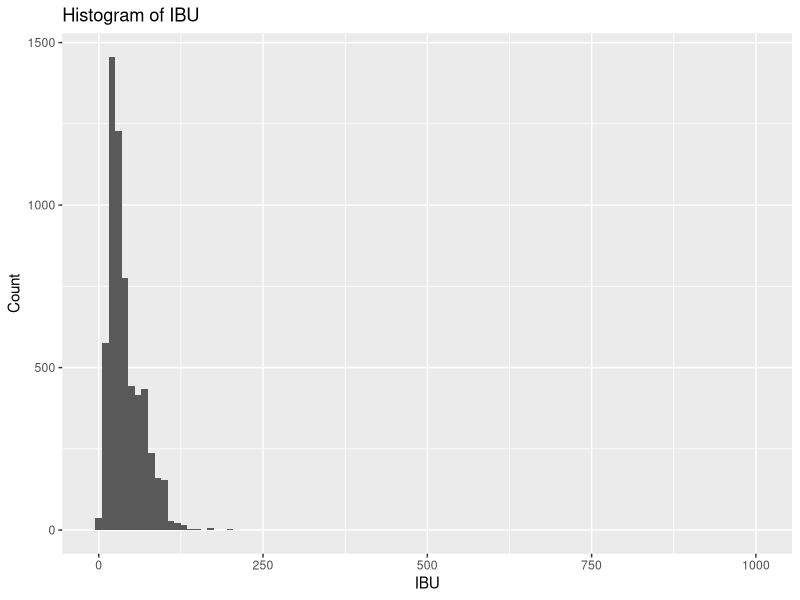
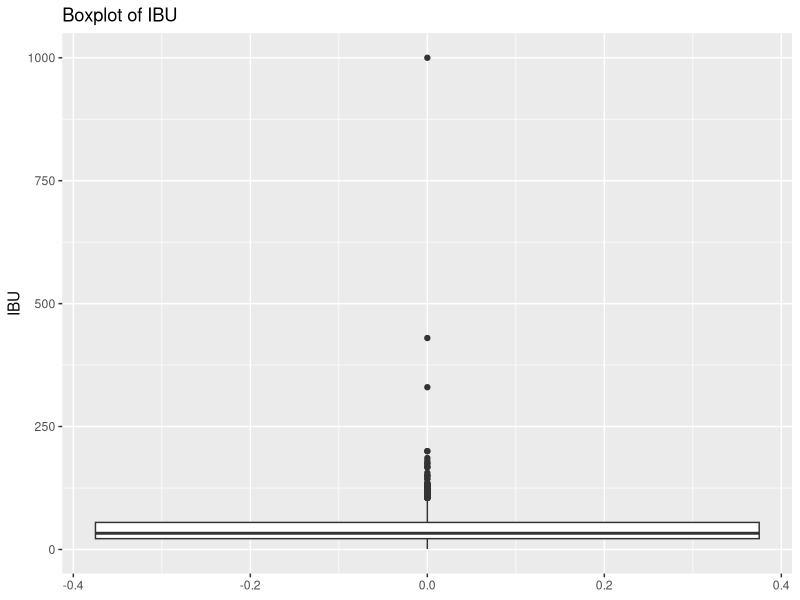
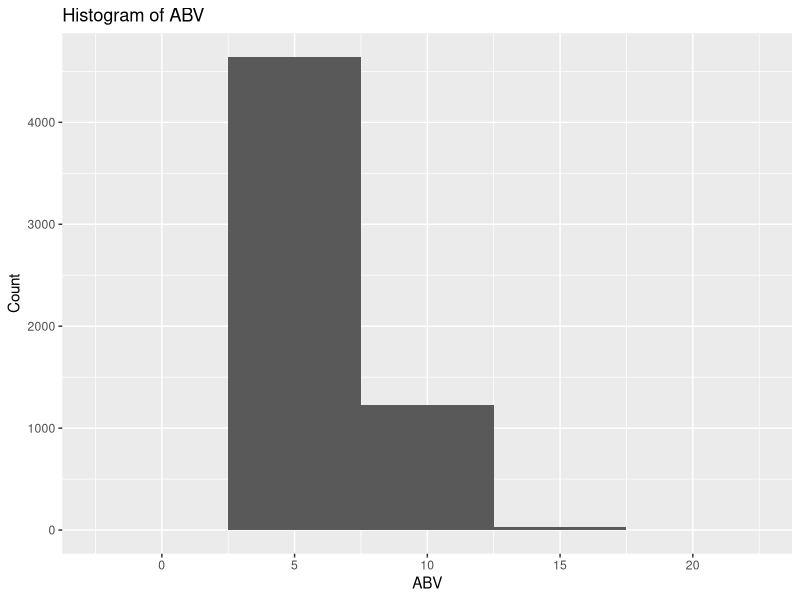
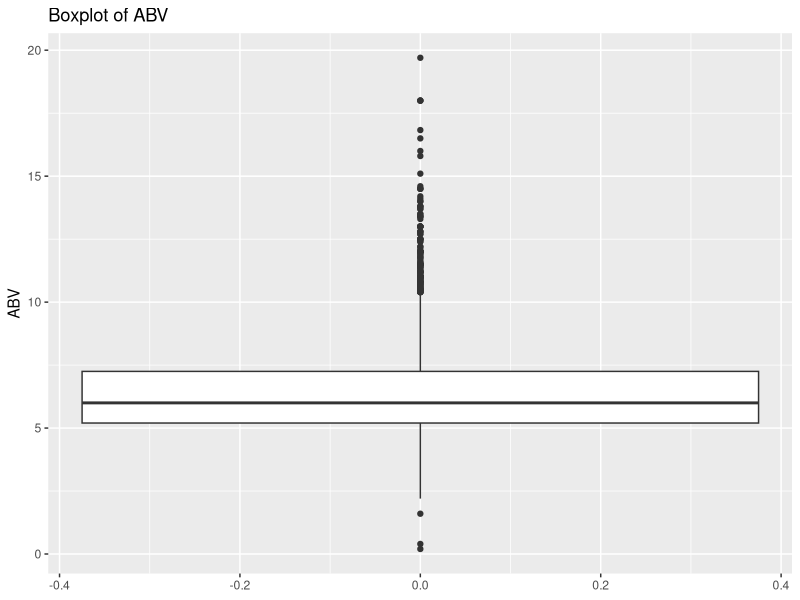
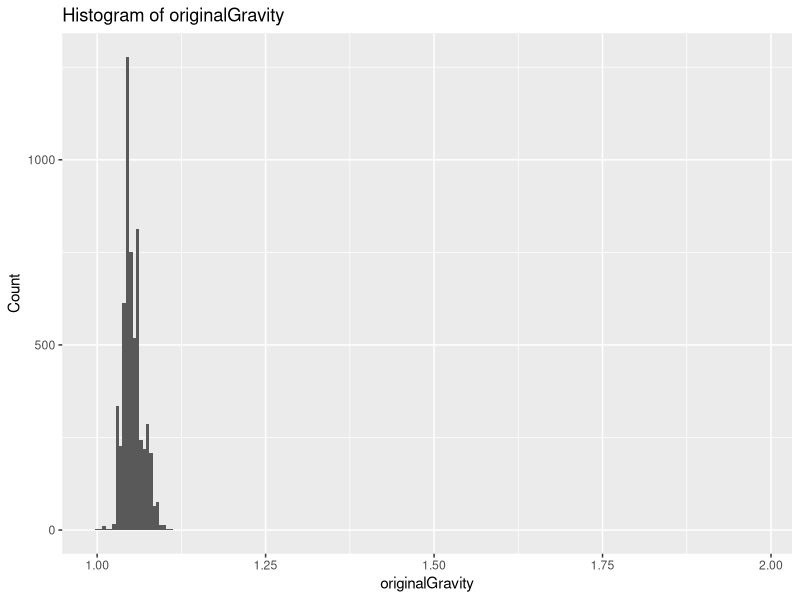
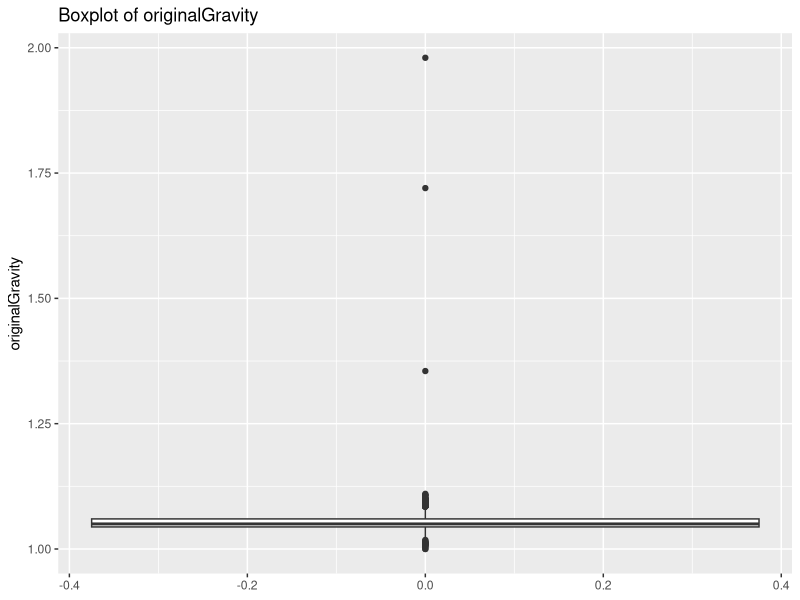

Recreate these plots in R, in order. (Note: this script raises an error after producing the figures.)
## ---- chunk 1
install.packages("tidyverse")
library(tidyverse)
## ---- chunk 2
install.packages("ggplot2")
library(ggplot2)
install.packages("RColorBrewer")
library(RColorBrewer)
## ---- chunk 3
beerdf = read.csv("beer_train.csv")
#head(beerdf)
View(beerdf)
dim(beerdf)
colnames(beerdf)
## ---- chunk 4
#table(beerdf$isOrganic)
beerdf$isOrganic[which(beerdf$isOrganic=="Y")] <- 1

beerdf$isOrganic[which(beerdf$isOrganic=="N")] <- 0

beerdf$isOrganic <- as.numeric(beerdf$isOrganic)

View(beerdf)
#table(beerdf$isOrganic)
## ---- chunk 5
# Number of missing data values in glass 
sum(beerdf$glass == "")
## ---- chunk 6
beerdf_new <- subset(beerdf, select = -c(available, description, glass, name))

View(beerdf_new)
dim(beerdf_new)
colnames(beerdf_new)
## ---- chunk 7
summary(beerdf_new)
typeof(beerdf_new)
## ---- chunk 8
# IBU Histogram
ggplot(data = beerdf_new, aes(x = ibu)) +
  geom_histogram(binwidth = 10) +
  labs(title = "Histogram of IBU", x = "IBU", y = "Count") + 
  scale_color_brewer(palette = "Pastel1")
## ---- chunk 9
# Observing Outliers visullay for IBU using Bolxplot
ggplot(data = beerdf_new, aes(y = ibu)) +
  geom_boxplot() +
  labs(title = "Boxplot of IBU", y = "IBU") + 
  scale_color_brewer(palette = "Pastel1")
## ---- chunk 10
# Constructing our upper and lowerbounds
Q1 <- quantile(beerdf_new$ibu, 0.25)
Q3 <- quantile(beerdf_new$ibu, 0.75)
IQR <- Q3 - Q1

lower_bound <- Q1 - 1.5 * IQR
upper_bound <- Q3 + 1.5 * IQR

# Identifying our outliers
outliers <- beerdf_new$ibu[beerdf_new$ibu < lower_bound | beerdf_new$ibu > upper_bound]
print(outliers)
length(outliers)
## ---- chunk 11
beerdf_new <- beerdf_new[beerdf_new$ibu >= lower_bound & beerdf_new$ibu <= upper_bound, ]
dim(beerdf_new)
## ---- chunk 12
# ABV Histogram
ggplot(data = beerdf_new, aes(x = abv)) +
  geom_histogram(binwidth = 5) +
  labs(title = "Histogram of ABV", x = "ABV", y = "Count") + 
  scale_color_brewer(palette = "Pastel1")
## ---- chunk 13
# Observing Outliers visullay for ABV using Bolxplot
ggplot(data = beerdf_new, aes(y = abv)) +
  geom_boxplot() +
  labs(title = "Boxplot of ABV", y = "ABV") + 
  scale_color_brewer(palette = "Pastel1")
## ---- chunk 14
# ABV
# Constructing our upper and lowerbounds
abv_Q1 <- quantile(beerdf_new$abv, 0.25)
abv_Q3 <- quantile(beerdf_new$abv, 0.75)
abv_IQR <- abv_Q3 - abv_Q1

abv_lower_bound <- abv_Q1 - 1.5 * abv_IQR
abv_upper_bound <- abv_Q3 + 1.5 * abv_IQR

# Identifying our outliers
abv_outliers <- beerdf_new$abv[beerdf_new$abv < abv_lower_bound | beerdf_new$abv > abv_upper_bound]
print(abv_outliers)
length(abv_outliers) 
## ---- chunk 15
# Creating a new data set that has no outliers
cleaned_data <- beerdf_new[beerdf_new$abv >= abv_lower_bound & beerdf_new$abv <= abv_upper_bound, ]
dim(cleaned_data)
## ---- chunk 16
# OiginalGravity Histogram
ggplot(data = cleaned_data, aes(x = originalGravity)) +
  geom_histogram(binwidth = .005) +
  labs(title = "Histogram of originalGravity", x = "originalGravity", y = "Count") + 
  scale_color_brewer(palette = "Pastel1")

# Observing Outliers visullay for originalGravity using Bolxplot
ggplot(data = cleaned_data, aes(y = originalGravity)) +
  geom_boxplot() +
  labs(title = "Boxplot of originalGravity", y = "originalGravity") + 
  scale_color_brewer(palette = "Pastel1")
## ---- chunk 17
# Original Gravity
# Constructing our upper and lowerbounds
og_Q1 <- quantile(cleaned_data$originalGravity, 0.25)
og_Q3 <- quantile(cleaned_data$originalGravity, 0.75)
og_IQR <- og_Q3 - og_Q1

og_lower_bound <- og_Q1 - 1.5 * og_IQR
og_upper_bound <- og_Q3 + 1.5 * og_IQR

# Identifying our outliers
og_outliers <- cleaned_data$originalGravity[cleaned_data$originalGravity < og_lower_bound | cleaned_data$originalGravity > og_upper_bound]
print(og_outliers)
length(og_outliers) 

# Further cleaning our data set to remove original Gravity outliers
cleaned_data <- cleaned_data[cleaned_data$originalGravity >= og_lower_bound & cleaned_data$originalGravity <= og_upper_bound, ]
dim(cleaned_data)
## ---- chunk 18
srmover40 <- sum(beerdf_new$srm == "Over 40")
srmothernums <- sum(beerdf_new$srm != "Over 40")

srmcategcounts <- data.frame(
  group = c("Over 40", "All other numerical values"),
  value = c(srmover40, srmothernums)
  )

srmpie <- ggplot(srmcategcounts, aes(x="", y=value, fill=group)) + geom_bar(width = 1, stat = "identity") + 
coord_polar("y") + 
scale_fill_brewer(palette = "Pastel1") + 
blank_theme + 
theme(axis.text.x=element_blank())

srmpie
## ---- chunk 19
# Removing values 'Over 40'
data_clean <- cleaned_data %>%
  filter(!grepl("Over 40", srm))
dim(data_clean)
## ---- chunk 20
# Converting Character values to Numerics
str(data_clean$srm)

data_clean$srm <- unlist(data_clean$srm)
data_clean$srm <- as.numeric(as.character(data_clean$srm))

str(data_clean$srm)
## ---- chunk 21
# SRM Histogram
ggplot(data = data_clean, aes(x = srm)) +
  geom_histogram(binwidth = 1) +
  labs(title = "Histogram of SRM", x = "originalGravity", y = "Count") +
  scale_color_brewer(palette = "Pastel1")

# Observing Outliers visullay for SRM using Bolxplot
ggplot(data = data_clean, aes(y = srm)) +
  geom_boxplot() +
  labs(title = "Boxplot of SRM", y = "SRM") +
  scale_color_brewer(palette = "Pastel1")
## ---- chunk 22
# SRM
# Constructing our upper and lowerbounds
srm_Q1 <- quantile(data_clean$srm, 0.25)
srm_Q3 <- quantile(data_clean$srm, 0.75)
srm_IQR <- srm_Q3 - srm_Q1

srm_lower_bound <- srm_Q1 - 1.5 * srm_IQR
srm_upper_bound <- srm_Q3 + 1.5 * srm_IQR

# Identifying our outliers
srm_outliers <- data_clean$srm[data_clean$srm < srm_lower_bound | data_clean$srm > srm_upper_bound]
print(srm_outliers)
length(srm_outliers) 

# Further cleaning our data set to remove SRM outliers
data_clean <- data_clean[data_clean$srm >= srm_lower_bound & data_clean$srm <= srm_upper_bound, ]
dim(data_clean)
## ---- chunk 23

## ---- chunk 24
